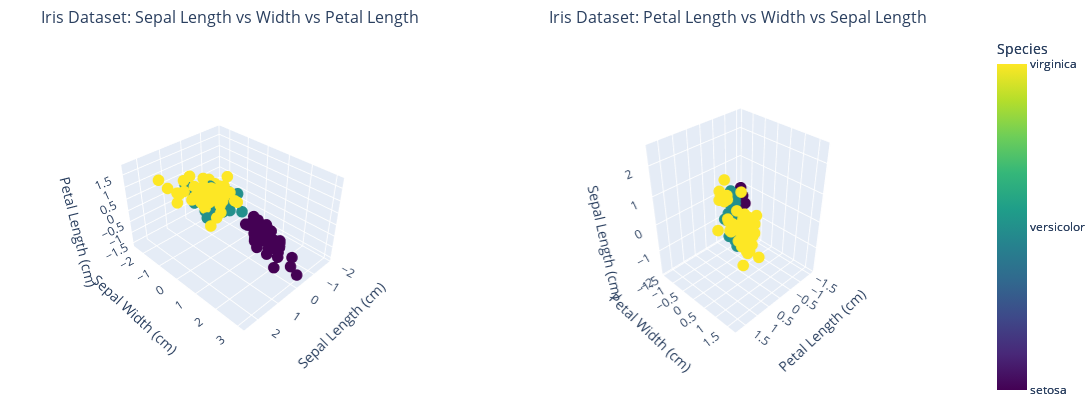

The cell this chart's notebook holds for it:
### Code cell
# Let's visualize the Iris dataset in 3D plots showing different feature combinations

# Create a mapping of target numbers to class names
target_names = {0: 'setosa', 1: 'versicolor', 2: 'virginica'}
df['target_name'] = df['target'].map(target_names)

# Create figure with two 3D subplots side by side
fig = make_subplots(
    rows=1, cols=2,
    specs=[[{'type': 'scene'}, {'type': 'scene'}]],
    subplot_titles=('Iris Dataset: Sepal Length vs Width vs Petal Length',
                   'Iris Dataset: Petal Length vs Width vs Sepal Length'),
    horizontal_spacing=0.05  # Reduced from 0.1
)

# First subplot: sepal length vs sepal width vs petal length
fig.add_trace(
    go.Scatter3d(
        x=df['sepal length (cm)'],
        y=df['sepal width (cm)'],
        z=df['petal length (cm)'],
        mode='markers',
        marker=dict(
            size=4,
            color=df['target'],
            colorscale='Viridis',
            showscale=True,
            colorbar=dict(
                title='Species',
                ticktext=list(target_names.values()),
                tickvals=list(target_names.keys())
            )
        ),
        text=df['target_name'],  # Add hover text
        hovertemplate='<br>'.join([
            'Sepal Length: %{x}',
            'Sepal Width: %{y}',
            'Petal Length: %{z}',
            'Species: %{text}'
        ]),
        showlegend=False
    ),
    row=1, col=1
)

# Second subplot: petal length vs petal width vs sepal length
fig.add_trace(
    go.Scatter3d(
        x=df['petal length (cm)'],
        y=df['petal width (cm)'],
        z=df['sepal length (cm)'],
        mode='markers',
        marker=dict(
            size=4,
            color=df['target'],
            colorscale='Viridis',
            showscale=True,
            colorbar=dict(
                title='Species',
                ticktext=list(target_names.values()),
                tickvals=list(target_names.keys())
            )
        ),
        text=df['target_name'],  # Add hover text
        hovertemplate='<br>'.join([
            'Petal Length: %{x}',
            'Petal Width: %{y}',
            'Sepal Length: %{z}',
            'Species: %{text}'
        ]),
        showlegend=False
    ),
    row=1, col=2
)

# Update axis labels for both scenes
fig.update_layout(
    scene=dict(
        xaxis_title='Sepal Length (cm)',
        yaxis_title='Sepal Width (cm)',
        zaxis_title='Petal Length (cm)',
        camera=dict(
            eye=dict(x=2, y=2, z=2)  # Increased distance from the plot
        )
    ),
    scene2=dict(
        xaxis_title='Petal Length (cm)', 
        yaxis_title='Petal Width (cm)',
        zaxis_title='Sepal Length (cm)',
        camera=dict(
            eye=dict(x=2, y=2, z=2)  # Increased distance from the plot
        )
    ),
    width=1200,
    height=400,  # Increased height
    margin=dict(l=0, r=0, t=30, b=0)  # Reduced margins around the plot
)

fig.show()

### Figure 1 — Plotly figure (JSON) as saved in the notebook; plotly's stock layout.template omitted (floating-point values rounded to 4 significant figures; data arrays with more than 128 entries replaced by an {"elided": "..."} marker saying what was removed)
{"data": [{"hovertemplate": "Sepal Length: %{x}<br>Sepal Width: %{y}<br>Petal Length: %{z}<br>Species: %{text}", "marker": {"color": {"elided": "150 int values"}, "colorbar": {"ticktext": ["setosa", "versicolor", "virginica"], "tickvals": [0, 1, 2], "title": {"text": "Species"}}, "colorscale": [[0, "#440154"], [0.1111, "#482878"], [0.2222, "#3e4989"], [0.3333, "#31688e"], [0.4444, "#26828e"], [0.5556, "#1f9e89"], [0.6667, "#35b779"], [0.7778, "#6ece58"], [0.8889, "#b5de2b"], [1, "#fde725"]], "showscale": true, "size": 4}, "mode": "markers", "scene": "scene", "showlegend": false, "text": {"elided": "150 str values"}, "type": "scatter3d", "x": {"elided": "150 float values"}, "y": {"elided": "150 float values"}, "z": {"elided": "150 float values"}}, {"hovertemplate": "Petal Length: %{x}<br>Petal Width: %{y}<br>Sepal Length: %{z}<br>Species: %{text}", "marker": {"color": {"elided": "150 int values"}, "colorbar": {"ticktext": ["setosa", "versicolor", "virginica"], "tickvals": [0, 1, 2], "title": {"text": "Species"}}, "colorscale": [[0, "#440154"], [0.1111, "#482878"], [0.2222, "#3e4989"], [0.3333, "#31688e"], [0.4444, "#26828e"], [0.5556, "#1f9e89"], [0.6667, "#35b779"], [0.7778, "#6ece58"], [0.8889, "#b5de2b"], [1, "#fde725"]], "showscale": true, "size": 4}, "mode": "markers", "scene": "scene2", "showlegend": false, "text": {"elided": "150 str values"}, "type": "scatter3d", "x": {"elided": "150 float values"}, "y": {"elided": "150 float values"}, "z": {"elided": "150 float values"}}], "layout": {"annotations": [{"font": {"size": 16}, "showarrow": false, "text": "Iris Dataset: Sepal Length vs Width vs Petal Length", "x": 0.2375, "xanchor": "center", "xref": "paper", "y": 1, "yanchor": "bottom", "yref": "paper"}, {"font": {"size": 16}, "showarrow": false, "text": "Iris Dataset: Petal Length vs Width vs Sepal Length", "x": 0.7625, "xanchor": "center", "xref": "paper", "y": 1, "yanchor": "bottom", "yref": "paper"}], "height": 400, "margin": {"b": 0, "l": 0, "r": 0, "t": 30}, "scene": {"camera": {"eye": {"x": 2, "y": 2, "z": 2}}, "domain": {"x": [0, 0.475], "y": [0, 1]}, "xaxis": {"title": {"text": "Sepal Length (cm)"}}, "yaxis": {"title": {"text": "Sepal Width (cm)"}}, "zaxis": {"title": {"text": "Petal Length (cm)"}}}, "scene2": {"camera": {"eye": {"x": 2, "y": 2, "z": 2}}, "domain": {"x": [0.525, 1], "y": [0, 1]}, "xaxis": {"title": {"text": "Petal Length (cm)"}}, "yaxis": {"title": {"text": "Petal Width (cm)"}}, "zaxis": {"title": {"text": "Sepal Length (cm)"}}}, "width": 1200}}
